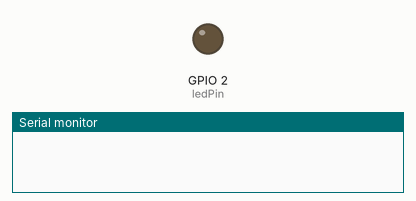
A sketch run on a simulated ESP32. Parts: output pins drawn as LEDs (lit = HIGH), the last lines printed to the serial monitor.

Above: at 0.15 s.
At 19.98 s:
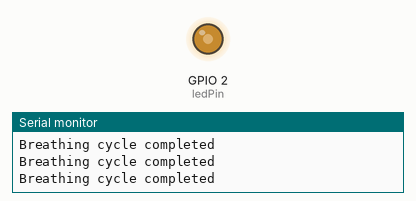
At 39.81 s:
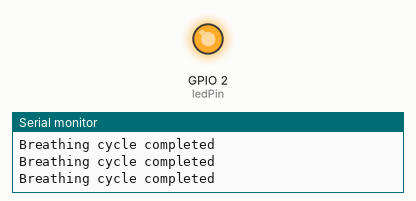
Timing chart, 0 to 40.0 s (numbered marks = the images above):
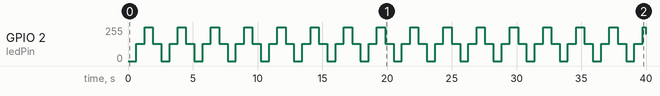

Measured:
- by itself, GPIO 2 (ledPin): 0/255 → 128/255 at 0.64 s, → 255/255 0.64 s later, → 128/255 0.64 s later, → 0/255 0.65 s later, … (63 changes in this stretch)

The sketch:

lab03_fast_breath.ino
```cpp
// 定义LED引脚
const int ledPin = 2;

// 设置PWM属性
const int freq = 5000;          // 频率 5000Hz
const int resolution = 8;       // 分辨率 8位 (0-255)

void setup() {
  Serial.begin(115200);

  // 【新版用法】直接将引脚、频率和分辨率绑定
  // 它会自动返回一个关联的通道（如果需要的话）
  ledcAttach(ledPin, freq, resolution);
}

void loop() {
  // 逐渐变亮
  for(int dutyCycle = 0; dutyCycle <= 255; dutyCycle++){
    // 【新版用法】直接通过引脚号写入，不再需要指定通道
    ledcWrite(ledPin, dutyCycle);
    delay(5);
  }

  // 逐渐变暗
  for(int dutyCycle = 255; dutyCycle >= 0; dutyCycle--){
    ledcWrite(ledPin, dutyCycle);
    delay(5);
  }

  Serial.println("Breathing cycle completed");
}
```
